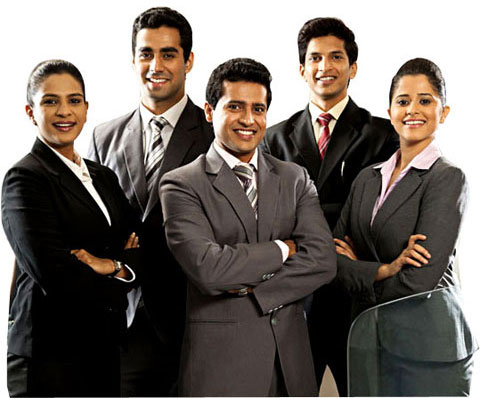
#> input picture test2.jpg, 480 x 398 px
$ python facedect.py
#> lines starting #> are read from the running program, lines starting #| are printed output that depends on the picture
import cv2

def convertToRGB(img):
    return cv2.cvtColor(img, cv2.COLOR_BGR2RGB)

test = cv2.imread('test2.jpg')
#> test is the input picture: shape (398, 480, 3); mean B, G, R 100.5, 106.1, 113.6

gray_img = cv2.cvtColor(test, cv2.COLOR_BGR2GRAY)
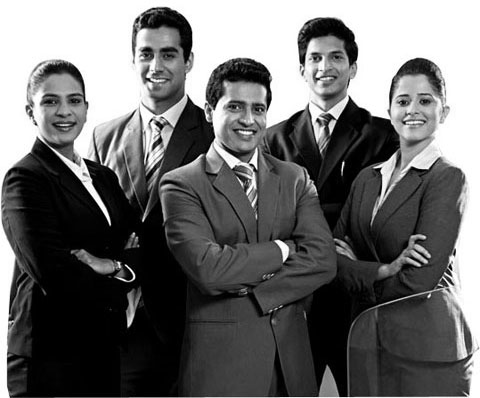
#> gray_img: shape (398, 480); min 0, max 255, mean 107.7

$ run again, with kb.jpg copied over test2.jpg
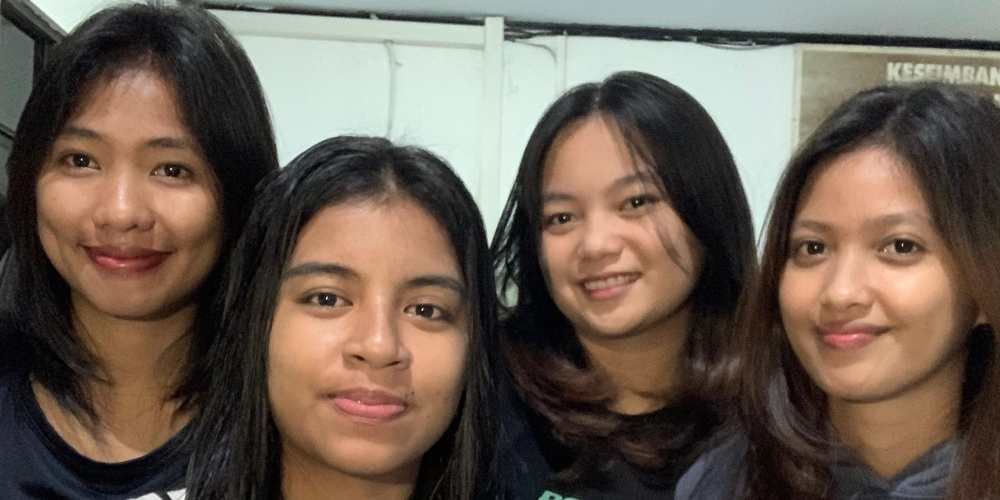
#> input picture kb.jpg, 1000 x 500 px, shrunk from 2404 x 1202 before the run
#> test is the input picture: shape (500, 1000, 3); mean B, G, R 81.9, 93.5, 107.3
#> `gray_img = cv2.cvtColor(test, cv2.COLOR_BGR2GRAY)`:
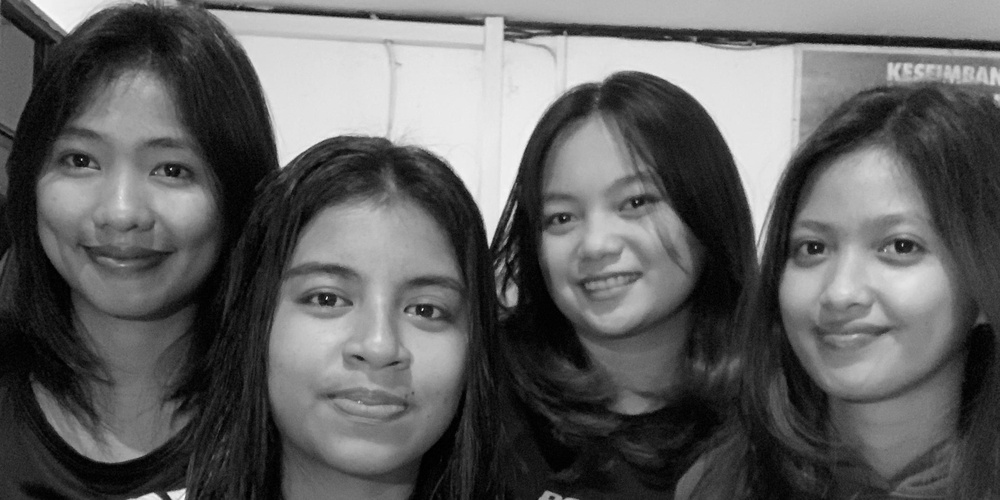
#> gray_img: shape (500, 1000); min 0, max 251, mean 96.3

$ run again, with test.jpg copied over test2.jpg
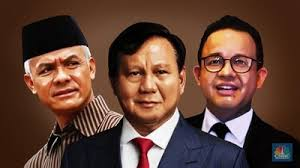
#> input picture test.jpg, 300 x 168 px
#> test is the input picture: shape (168, 300, 3); mean B, G, R 53.6, 66, 97.4
#> `gray_img = cv2.cvtColor(test, cv2.COLOR_BGR2GRAY)`:
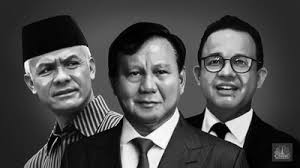
#> gray_img: shape (168, 300); min 0, max 255, mean 74
